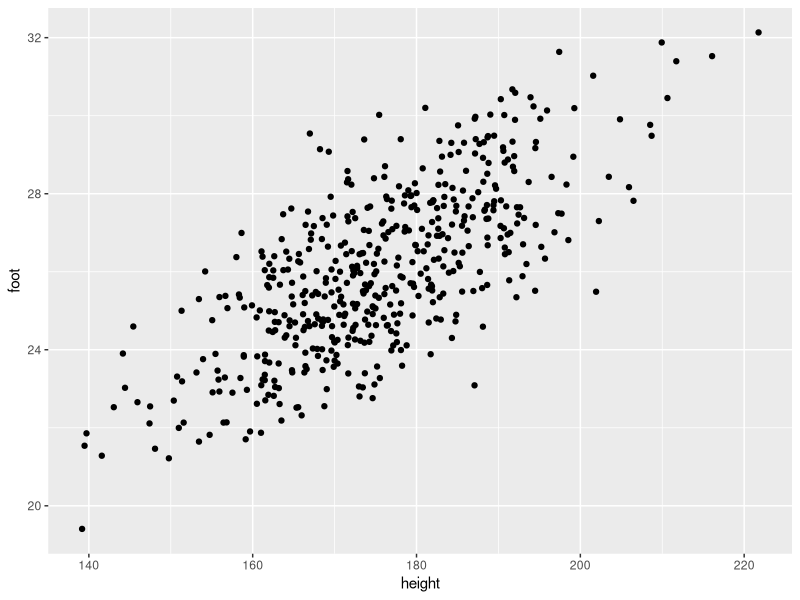

Recreate this plot in R.
## ---- chunk 1
library(ggplot2)
library(MASS) # for the mvrnorm() function
means = c(175, 26)
covariance = matrix(c(156,18,18,4), 2, 2)
xy = mvrnorm(n=500, means, covariance)
df.cm = data.frame(xy)
names(df.cm) <- c('height', 'foot')
ggplot(df.cm, aes(x=height, y=foot))+geom_point()
## ---- chunk 2
(r.hf = cor(df.cm$height, df.cm$foot))
